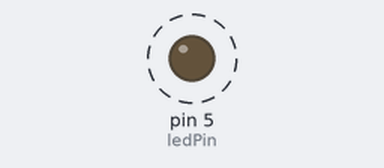
The sketch below on a simulated Arduino Uno, built with avr-gcc and run on an emulated ATmega328P. Parts: output pins drawn as LEDs (lit = HIGH). Dashed ring = blinking.

Above: at 0.5 s.
Timing chart, 0 to 4.6 s (numbered marks = the images above):
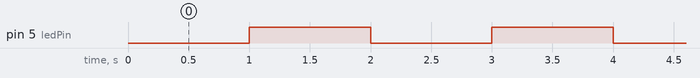

Measured:
- by itself, pin 5 (ledPin): alternates HIGH for 1.0 s and LOW for 1.0 s

The sketch:

ex02.ino
```cpp
#include<Arduino.h>
const int ledPin = 5;       // 定义LED引脚（Arduino板载LED为13脚）
unsigned long previousMillis = 0;  // 记录上一次LED状态切换的时间
const long interval = 1000;  // 闪烁间隔（1000ms=1秒）
int ledState = LOW;          // 初始LED状态

void setup() {
  pinMode(ledPin, OUTPUT);   // 设置引脚为输出模式
}

void loop() {
  unsigned long currentMillis = millis();  // 获取当前系统运行毫秒数

  // 当时间间隔达到1秒时，切换LED状态
  if (currentMillis - previousMillis >= interval) {
    previousMillis = currentMillis;  // 更新上一次切换时间
    ledState = !ledState;            // 反转LED状态
    digitalWrite(ledPin, ledState);  // 写入新状态
  }
}
```
